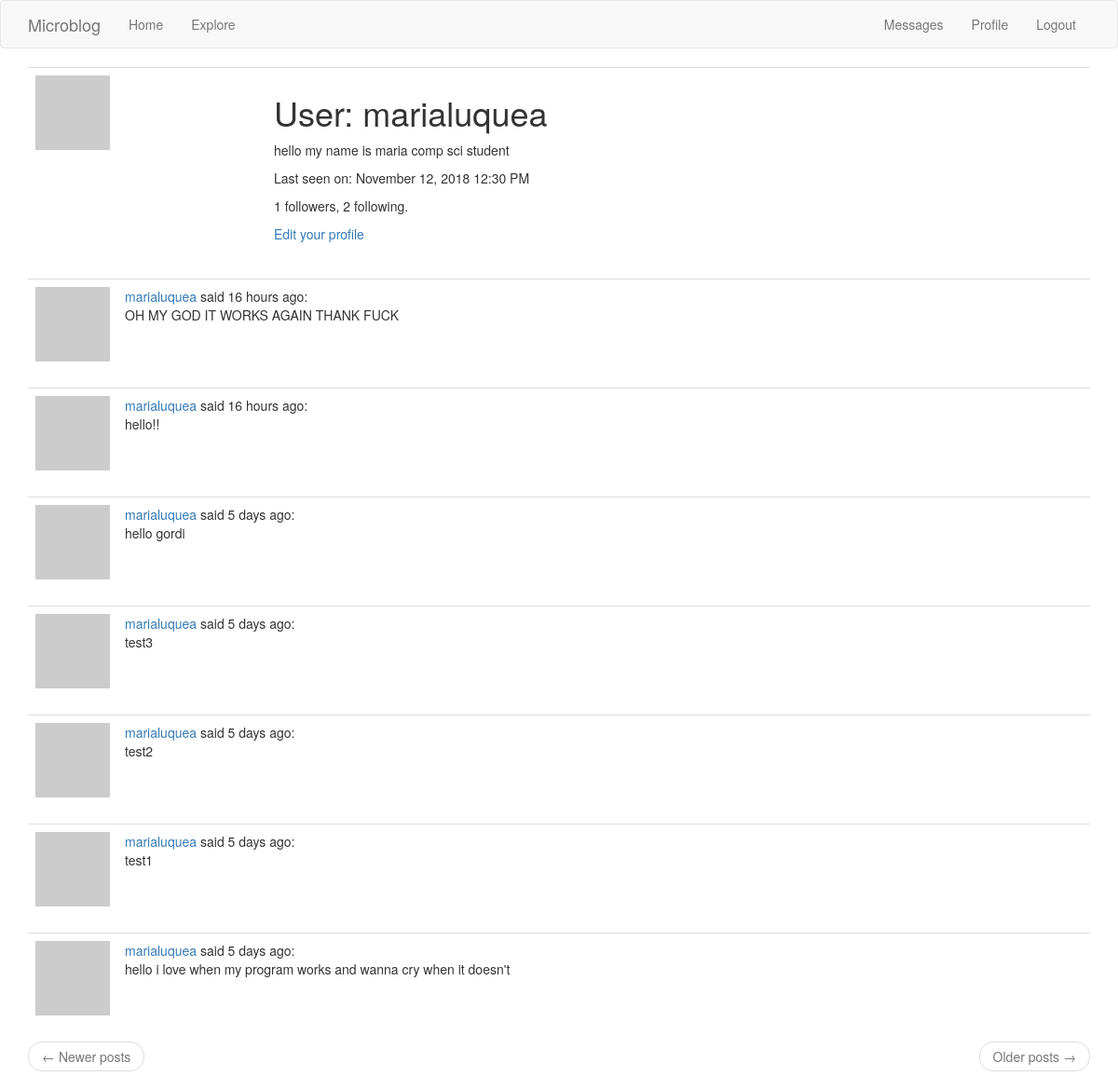
The app's page /user/marialuquea (signed in) with its own data.
### app/models.py (models this page shows, shortened)
class User(UserMixin, db.Model):
    id = db.Column(db.Integer, primary_key=True)
    username = db.Column(db.String(64), index=True, unique=True)
    email = db.Column(db.String(120), index=True, unique=True)
    password_hash = db.Column(db.String(128))
    posts = db.relationship('Post', backref='author', lazy='dynamic')
    about_me = db.Column(db.String(140))
    last_seen = db.Column(db.DateTime, default=datetime.utcnow)
    followed = db.relationship(
        'User', secondary=followers,
        primaryjoin=(followers.c.follower_id == id),
        secondaryjoin=(followers.c.followed_id == id),
        backref=db.backref('followers', lazy='dynamic'), lazy='dynamic')
    messages_sent = db.relationship('Message',foreign_keys='Message.sender_id',backref='author', lazy='dynamic')
    messages_received = db.relationship('Message',foreign_keys='Message.recipient_id',backref='recipient', lazy='dynamic')
    last_message_read_time = db.Column(db.DateTime)
    notifications = db.relationship('Notification', backref='user',lazy='dynamic')
    def avatar(self, size):
        digest = md5(self.email.lower().encode('utf-8')).hexdigest()
        return 'https://www.gravatar.com/avatar/{}?d=identicon&s={}'.format(digest, size)
    def new_messages(self):
        last_read_time = self.last_message_read_time or datetime(1900, 1, 1)
        return Message.query.filter_by(recipient=self).filter(
            Message.timestamp > last_read_time).count()

class Post(db.Model):
    id = db.Column(db.Integer, primary_key=True)
    body = db.Column(db.String(140))
    timestamp = db.Column(db.DateTime, index=True, default=datetime.utcnow)
    user_id = db.Column(db.Integer, db.ForeignKey('user.id'))

### app/routes.py (the view)
@app.route('/user/<username>')
@login_required
def user(username):
    user = User.query.filter_by(username=username).first_or_404()
    page = request.args.get('page', 1, type=int)
    posts = user.posts.order_by(Post.timestamp.desc()).paginate(
        page, app.config['POSTS_PER_PAGE'], False)
    next_url = url_for('user', username=user.username, page=posts.next_num) \
        if posts.has_next else None
    prev_url = url_for('user', username=user.username, page=posts.prev_num) \
        if posts.has_prev else None
    return render_template('user.html', user=user, posts=posts.items,
                           next_url=next_url, prev_url=prev_url)

### app/models.py (called while the page is built)
@login.user_loader
def load_user(id):
    return User.query.get(int(id))

### app/routes.py (called while the page is built)
@app.before_request
def before_request():
    if current_user.is_authenticated:
        current_user.last_seen = datetime.utcnow()
        db.session.commit()

### app/templates/user.html (shortened to what this page needs)
{% extends "base.html" %}
{% block app_content %}
    <table class="table table-hover">
        <tr>
            <td width="256px"><img src="{{ user.avatar(256) }}"></td>
            <td>
                <h1>User: {{ user.username }}</h1>
                {% if user.about_me %}<p>{{ user.about_me }}</p>{% endif %}
                {% if user.last_seen %}
                <p>Last seen on: {{ moment(user.last_seen).format('LLL') }}</p>
                {% endif %}
                <p>{{ user.followers.count() }} followers, {{ user.followed.count() }} following.</p>
                {% if user == current_user %}
                <p><a href="{{ url_for('edit_profile') }}">Edit your profile</a></p>
                {% elif not current_user.is_following(user) %}
                <p><a href="{{ url_for('follow', username=user.username) }}">Follow</a></p>
                {% else %}
                <p><a href="{{ url_for('unfollow', username=user.username) }}">Unfollow</a></p>
                {% endif %}
            </td>
        </tr>
    </table>
    {% for post in posts %}
        {% include '_post.html' %}
    {% endfor %}
    <nav aria-label="...">
        <ul class="pager">
            <li class="previous{% if not prev_url %} disabled{% endif %}">
                <a href="{{ prev_url or '#' }}">
                    <span aria-hidden="true">&larr;</span> Newer posts
                </a>
            </li>
            <li class="next{% if not next_url %} disabled{% endif %}">
                <a href="{{ next_url or '#' }}">
                    Older posts <span aria-hidden="true">&rarr;</span>
                </a>
            </li>
        </ul>
    </nav>
{% endblock %}

### app/templates/_post.html
<table class="table table-hover">
        <tr>
            <td width="70px">
                <a href="{{ url_for('user', username=post.author.username) }}">
                    <img src="{{ post.author.avatar(70) }}" />
                </a>
            </td>
            <td>
                <a href="{{ url_for('user', username=post.author.username) }}">
                    {{ post.author.username }}
                </a>
                said {{ moment(post.timestamp).fromNow() }}:
                <br>
                {{ post.body }}
            </td>
        </tr>
    </table>

### records on screen
User: username "marialuquea", about_me "hello my name is maria comp sci student", last_seen "November 12, 2018 12:30 PM"
Post: author.username "marialuquea", timestamp "16 hours ago", body "OH MY GOD IT WORKS AGAIN THANK FUCK"
Post: author.username "marialuquea", timestamp "16 hours ago", body "hello!!"
Post: author.username "marialuquea", timestamp "5 days ago", body "hello gordi"
Post: author.username "marialuquea", timestamp "5 days ago", body "test3"
Post: author.username "marialuquea", timestamp "5 days ago", body "test2"
Post: author.username "marialuquea", timestamp "5 days ago", body "test1"
Post: author.username "marialuquea", timestamp "5 days ago", body "hello i love when my program works and wanna cry when it doesn't"

### other values on screen
{{ 'Messages' }} "Messages"
{{ user.followers.count() }} "1"
{{ user.followed.count() }} "2"
